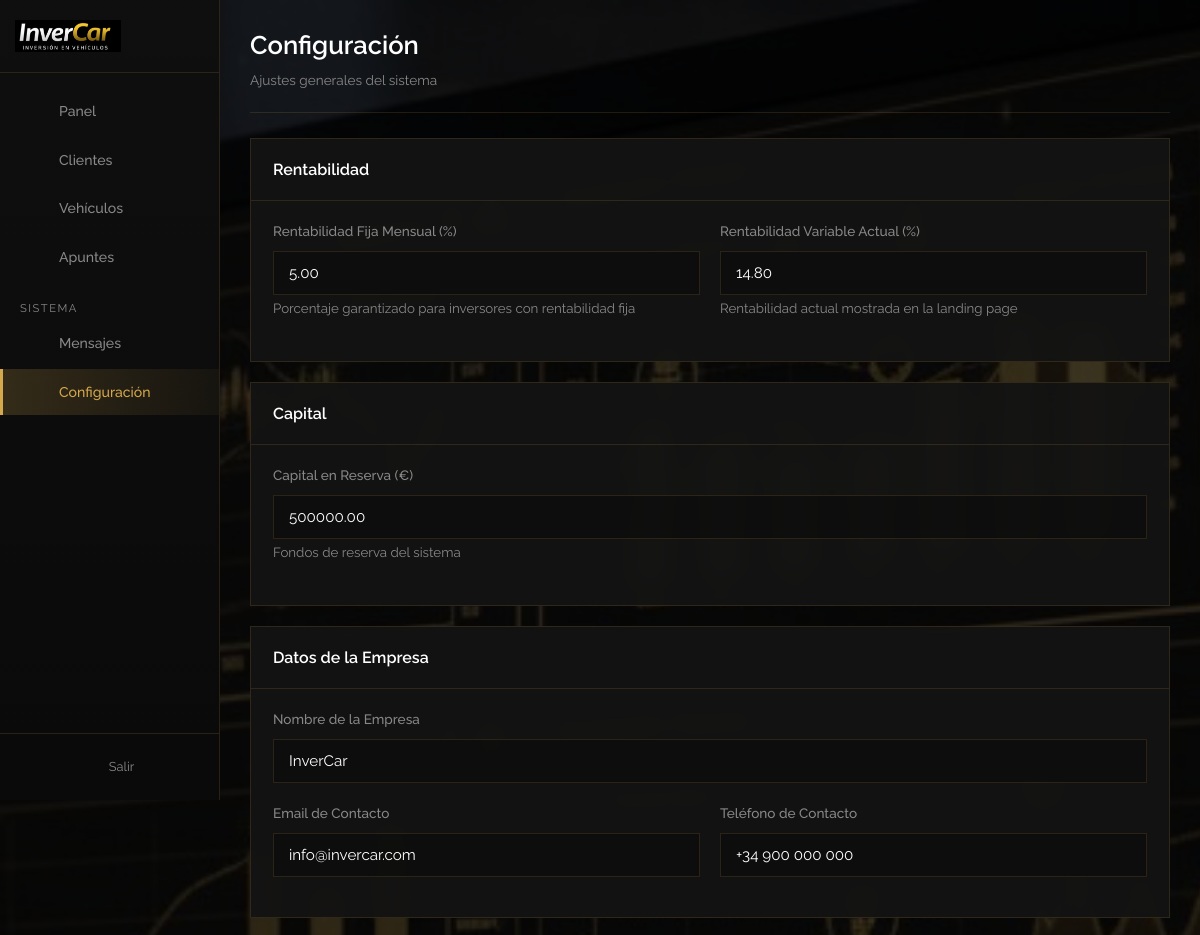
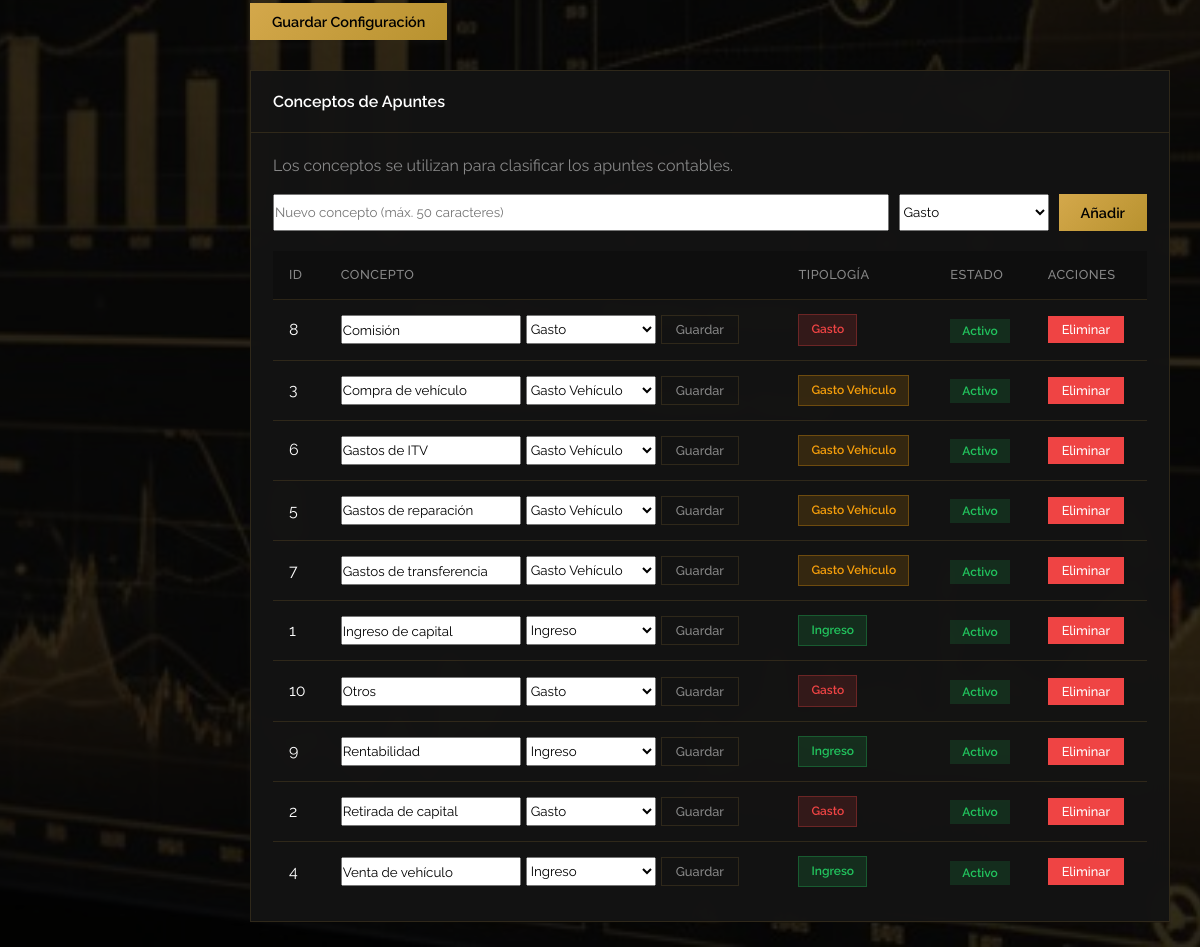
Screenshot of /admin/configuracion.php (signed in) with the database file from the repository (2 pictures, top to bottom).
### tables this page shows
CREATE TABLE IF NOT EXISTS `conceptos` (
  `id` INT UNSIGNED NOT NULL AUTO_INCREMENT,
  `concepto` VARCHAR(50) NOT NULL,
  `tipologia` ENUM('ingreso', 'gasto', 'gasto_vehiculo') NOT NULL DEFAULT 'gasto' COMMENT 'Tipología del concepto',
  `activo` TINYINT(1) NOT NULL DEFAULT 1,
  `created_at` TIMESTAMP DEFAULT CURRENT_TIMESTAMP,
  PRIMARY KEY (`id`),
  KEY `idx_tipologia` (`tipologia`)
);

### includes/functions.php (called while the page is built, shortened)
<?php
function escape($string) {
    return htmlspecialchars($string, ENT_QUOTES, 'UTF-8');
}

### admin/configuracion.php (the view, shortened to what this page needs)
<?php
$db = getDB();
$config = [];
$stmt = $db->query("SELECT clave, valor FROM configuracion");
foreach ($stmt->fetchAll() as $row) {
    $config[$row['clave']] = $row['valor'];
}
$conceptos = $db->query("SELECT * FROM conceptos ORDER BY concepto")->fetchAll();
?>
<!DOCTYPE html>
<html lang="es">
<head>
    <link rel="stylesheet" href="../assets/css/admin.css">
</head>
<body>
    <div class="admin-wrapper">
        <?php include __DIR__ . '/includes/sidebar.php'; ?>
        <main class="main-content">
            <div class="top-bar">
                <div class="page-title">
                    <h1>Configuración</h1>
                    <p>Ajustes generales del sistema</p>
                </div>
            </div>
            <form method="POST">
                <div class="card" style="margin-bottom: 20px;">
                    <div class="card-header">
                        <h2>Rentabilidad</h2>
                    </div>
                    <div class="card-body">
                        <div class="form-row">
                            <div class="form-group">
                                <label>Rentabilidad Fija Mensual (%)</label>
                                <input type="number" name="rentabilidad_fija" step="0.01"
                                       value="<?php echo escape($config['rentabilidad_fija'] ?? 5); ?>">
                                <small style="color: var(--text-muted);">Porcentaje garantizado para inversores con rentabilidad fija</small>
                            </div>
                            <div class="form-group">
                                <label>Rentabilidad Variable Actual (%)</label>
                                <input type="number" name="rentabilidad_variable_actual" step="0.01"
                                       value="<?php echo escape($config['rentabilidad_variable_actual'] ?? 14.8); ?>">
                                <small style="color: var(--text-muted);">Rentabilidad actual mostrada en la landing page</small>
                            </div>
                        </div>
                    </div>
                </div>
                <div class="card" style="margin-bottom: 20px;">
                    <div class="card-header">
                        <h2>Capital</h2>
                    </div>
                    <div class="card-body">
                        <div class="form-group">
                            <label>Capital en Reserva (€)</label>
                            <input type="number" name="capital_reserva" step="0.01"
                                   value="<?php echo escape($config['capital_reserva'] ?? 0); ?>">
                            <small style="color: var(--text-muted);">Fondos de reserva del sistema</small>
                        </div>
                    </div>
                </div>
                <div class="card" style="margin-bottom: 20px;">
                    <div class="card-header">
                        <h2>Datos de la Empresa</h2>
                    </div>
                    <div class="card-body">
                        <div class="form-group">
                            <label>Nombre de la Empresa</label>
                            <input type="text" name="nombre_empresa"
                                   value="<?php echo escape($config['nombre_empresa'] ?? 'InverCar'); ?>">
                        </div>
                        <div class="form-row">
                            <div class="form-group">
                                <label>Email de Contacto</label>
                                <input type="email" name="email_empresa"
                                       value="<?php echo escape($config['email_empresa'] ?? ''); ?>">
                            </div>
                            <div class="form-group">
                                <label>Teléfono de Contacto</label>
                                <input type="text" name="telefono_empresa"
                                       value="<?php echo escape($config['telefono_empresa'] ?? ''); ?>">
                            </div>
                        </div>
                    </div>
                </div>
                <button type="submit" class="btn btn-primary">Guardar Configuración</button>
            </form>
            <div class="card" style="margin-top: 30px;">
                <div class="card-header">
                    <h2>Conceptos de Apuntes</h2>
                </div>
                <div class="card-body">
                    <p style="color: var(--text-muted); margin-bottom: 15px;">Los conceptos se utilizan para clasificar los apuntes contables.</p>
                    <form method="POST" style="display: flex; gap: 10px; margin-bottom: 20px; flex-wrap: wrap;">
                        <input type="text" name="concepto" placeholder="Nuevo concepto (máx. 50 caracteres)" maxlength="50" style="flex: 1; min-width: 200px;">
                        <select name="tipologia" style="width: 150px;">
                            <option value="gasto" selected>Gasto</option>
                        </select>
                        <button type="submit" class="btn btn-primary">Añadir</button>
                    </form>
                    <?php if (empty($conceptos)): ?>
                        <p style="color: var(--text-muted);">No hay conceptos definidos.</p>
                    <?php else: ?>
                        <div class="table-responsive">
                            <table>
                                <thead>
                                    <tr>
                                        <th>ID</th>
                                        <th>Concepto</th>
                                        <th>Tipología</th>
                                        <th>Estado</th>
                                        <th>Acciones</th>
                                    </tr>
                                </thead>
                                <tbody>
                                    <?php
                                    $tipologiaBadge = [
                                        'ingreso' => 'badge-success',
                                        'gasto' => 'badge-danger',
                                        'gasto_vehiculo' => 'badge-warning'
                                    ];
                                    $tipologiaTexto = [
                                        'ingreso' => 'Ingreso',
                                        'gasto' => 'Gasto',
                                        'gasto_vehiculo' => 'Gasto Vehículo'
                                    ];
                                    foreach ($conceptos as $c): ?>
                                    <tr>
                                        <td><?php echo $c['id']; ?></td>
                                        <td>
                                            <form method="POST" style="display: flex; gap: 5px; flex-wrap: wrap;">
                                                <input type="text" name="concepto" value="<?php echo escape($c['concepto']); ?>" maxlength="50" style="width: 180px;">
                                                <select name="tipologia" style="width: 130px;">
                                                    <option value="ingreso" <?php echo ($c['tipologia'] ?? 'gasto') === 'ingreso' ? 'selected' : ''; ?>>Ingreso</option>
                                                    <option value="gasto" <?php echo ($c['tipologia'] ?? 'gasto') === 'gasto' ? 'selected' : ''; ?>>Gasto</option>
                                                    <option value="gasto_vehiculo" <?php echo ($c['tipologia'] ?? 'gasto') === 'gasto_vehiculo' ? 'selected' : ''; ?>>Gasto Vehículo</option>
                                                </select>
                                                <button type="submit" class="btn btn-sm btn-outline">Guardar</button>
                                            </form>
                                        </td>
                                        <td>
                                            <span class="badge <?php echo $tipologiaBadge[$c['tipologia'] ?? 'gasto'] ?? 'badge-info'; ?>">
                                                <?php echo $tipologiaTexto[$c['tipologia'] ?? 'gasto'] ?? ucfirst($c['tipologia'] ?? 'gasto'); ?>
                                            </span>
                                        </td>
                                        <td>
                                            <form method="POST" style="display: inline;">
                                                <button type="submit" class="badge <?php echo $c['activo'] ? 'badge-success' : 'badge-danger'; ?>" style="cursor: pointer; border: none;">
                                                    <?php echo $c['activo'] ? 'Activo' : 'Inactivo'; ?>
                                                </button>
                                            </form>
                                        </td>
                                        <td>
                                            <form method="POST" style="display: inline;" onsubmit="return confirm('Eliminar este concepto? Solo es posible si no tiene apuntes asociados.');">
                                                <button type="submit" class="btn btn-sm btn-danger">Eliminar</button>
                                            </form>
                                        </td>
                                    </tr>
                                    <?php endforeach; ?>
                                </tbody>
                            </table>
                        </div>
                    <?php endif; ?>
                </div>
            </div>
        </main>
    </div>
</body>
</html>

### admin/includes/sidebar.php (shortened to what this page needs)
<?php
$currentPage = basename($_SERVER['PHP_SELF']);
?>
<aside class="sidebar" id="sidebar">
    <div class="sidebar-header">
        <div class="sidebar-logo">
            <img src="../assets/images/logo-invercar-text.png" alt="InverCar" class="logo-full">
        </div>
        <button class="sidebar-toggle" id="sidebarToggle" title="Ocultar menú">
        </button>
    </div>
    <ul class="sidebar-menu">
        <li><a href="index.php" <?php echo $currentPage === 'index.php' ? 'class="active"' : ''; ?>><span class="icon"><?php echo $icons['panel']; ?></span><span class="menu-text">Panel</span></a></li>
        <li><a href="clientes.php" <?php echo $currentPage === 'clientes.php' ? 'class="active"' : ''; ?>><span class="icon"><?php echo $icons['clientes']; ?></span><span class="menu-text">Clientes</span></a></li>
        <li><a href="vehiculos.php" <?php echo $currentPage === 'vehiculos.php' ? 'class="active"' : ''; ?>><span class="icon"><?php echo $icons['vehiculos']; ?></span><span class="menu-text">Vehículos</span></a></li>
        <li><a href="apuntes.php" <?php echo $currentPage === 'apuntes.php' ? 'class="active"' : ''; ?>><span class="icon"><?php echo $icons['apuntes']; ?></span><span class="menu-text">Apuntes</span></a></li>
        <li class="sidebar-section"><span class="section-text">Sistema</span></li>
        <li><a href="contactos.php" <?php echo $currentPage === 'contactos.php' ? 'class="active"' : ''; ?>><span class="icon"></span><span class="menu-text">Mensajes</span> </a></li>
        <li><a href="configuracion.php" <?php echo $currentPage === 'configuracion.php' ? 'class="active"' : ''; ?>><span class="icon"><?php echo $icons['config']; ?></span><span class="menu-text">Configuración</span></a></li>
    </ul>
    <div class="sidebar-footer">
        <a href="logout.php" class="logout-btn" title="Cerrar Sesión">
            <span class="icon"><?php echo $icons['logout']; ?></span>
            <span class="menu-text">Salir</span>
        </a>
    </div>
</aside>

### rows the page displays
conceptos: id "8", concepto "Comisión", tipologia "Gasto", activo "Activo"
conceptos: id "3", concepto "Compra de vehículo", tipologia "Gasto Vehículo", activo "Activo"
conceptos: id "6", concepto "Gastos de ITV", tipologia "Gasto Vehículo", activo "Activo"
conceptos: id "5", concepto "Gastos de reparación", tipologia "Gasto Vehículo", activo "Activo"
conceptos: id "7", concepto "Gastos de transferencia", tipologia "Gasto Vehículo", activo "Activo"
conceptos: id "1", concepto "Ingreso de capital", tipologia "Ingreso", activo "Activo"
conceptos: id "10", concepto "Otros", tipologia "Gasto", activo "Activo"
conceptos: id "9", concepto "Rentabilidad", tipologia "Ingreso", activo "Activo"
conceptos: id "2", concepto "Retirada de capital", tipologia "Gasto", activo "Activo"
conceptos: id "4", concepto "Venta de vehículo", tipologia "Ingreso", activo "Activo"
